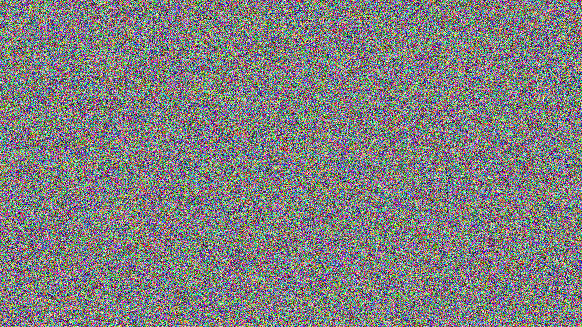
#> input picture CryptoHack/02.General/02.XOR/lemur_ed66878c338e662d3473f0d98eedbd0d.png, 582 x 327 px
$ python lemur-xor.py lemur_ed66878c338e662d3473f0d98eedbd0d.png
#> lines starting #> are read from the running program, lines starting #| are printed output that depends on the picture
#!/usr/bin/python3

# FIFTH CHALLENGE

import logging
import os
import sys
import time

# https://pypi.org/project/Pillow/
from PIL import Image, ImageChops

# Define logging output
logging.basicConfig(level=logging.DEBUG, format='%(asctime)s - [%(levelname)s] - %(message)s')

# Enable debugging messages
debugging = True
if not debugging:
	logging.disable(logging.DEBUG)
# Print start message and delay slightly
logging.info('Starting ' + os.path.relpath(sys.argv[0]))
time.sleep(.001)

# I've hidden two cool images by XOR with the same secret key so you can't see them!
lemur_pic = 'lemur_ed66878c338e662d3473f0d98eedbd0d.png'
flag_pic = 'flag_7ae18c704272532658c10b5faad06d74.png'

# Note: I initially tried doing this with binary myself but failed. I cheated and looked at someone else's solution
# and realised I was doing the right operation but with the wrong tools.
# https://github.com/jg-rivera/cryptohack/blob/master/general/xor/lemur_xor/lemur_xor.py
# https://stackoverflow.com/a/54400116

# Open the image - https://pillow.readthedocs.io/en/stable/reference/Image.html#open-rotate-and-display-an-image-using-the-default-viewer
# & https://pillow.readthedocs.io/en/stable/reference/Image.html#PIL.Image.open
with Image.open(lemur_pic) as file:
	# https://pillow.readthedocs.io/en/stable/reference/Image.html#PIL.Image.Image.convert
	# 1 bit pixels needed for XOR - https://pillow.readthedocs.io/en/stable/handbook/concepts.html#concept-modes
#> file is the input picture: PIL image 582x327 RGB; mean R, G, B 127.6, 127.3, 127.7
	image1 = file.convert("1")
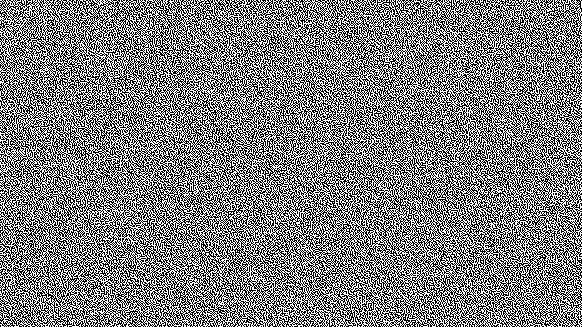
#> image1: PIL image 582x327 1; 49.8% white in thin lines or dots

with Image.open(flag_pic) as file:
	# https://pillow.readthedocs.io/en/stable/reference/Image.html#PIL.Image.Image.convert
	# 1 bit pixels - https://pillow.readthedocs.io/en/stable/handbook/concepts.html#concept-modes
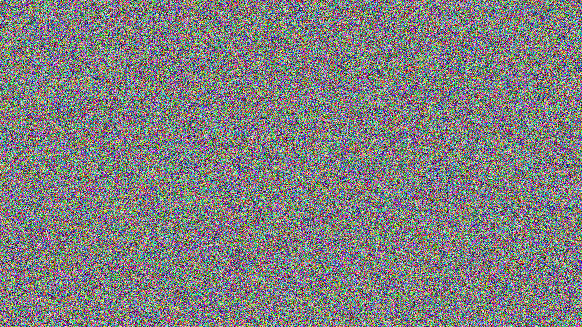
#> input picture CryptoHack/02.General/02.XOR/flag_7ae18c704272532658c10b5faad06d74.png, 582 x 327 px
#> file is the input picture: PIL image 582x327 RGB; mean R, G, B 127.6, 127.5, 127.6
	image2 = file.convert("1")
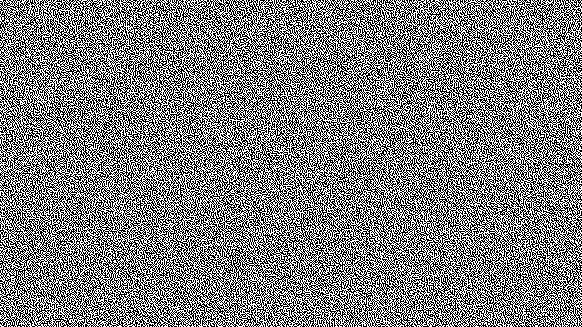
#> image2: PIL image 582x327 1; 49.8% white in thin lines or dots

# XOR the pictures - https://pillow.readthedocs.io/en/stable/reference/ImageChops.html#PIL.ImageChops.logical_xor
xor_result = ImageChops.logical_xor(image1, image2)
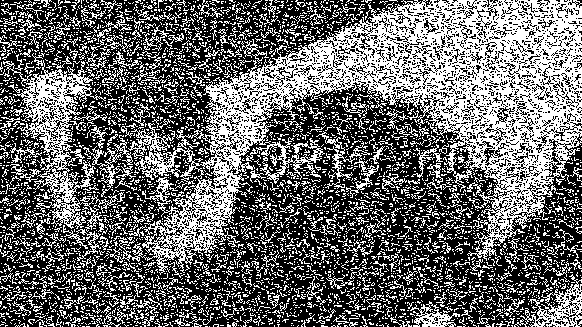
#> xor_result: PIL image 582x327 1; 40.9% white in thin lines or dots

# Save the result to a file - https://pillow.readthedocs.io/en/stable/reference/Image.html#PIL.Image.Image.save
# The problem here is we lost the colour, so it is unreadable.
xor_result.save("xor_result.png")

# Using ImageMagick solves the colour loss solution.
# convert flag_7ae18c704272532658c10b5faad06d74.png lemur_ed66878c338e662d3473f0d98eedbd0d.png -evaluate-sequence xor result.png
